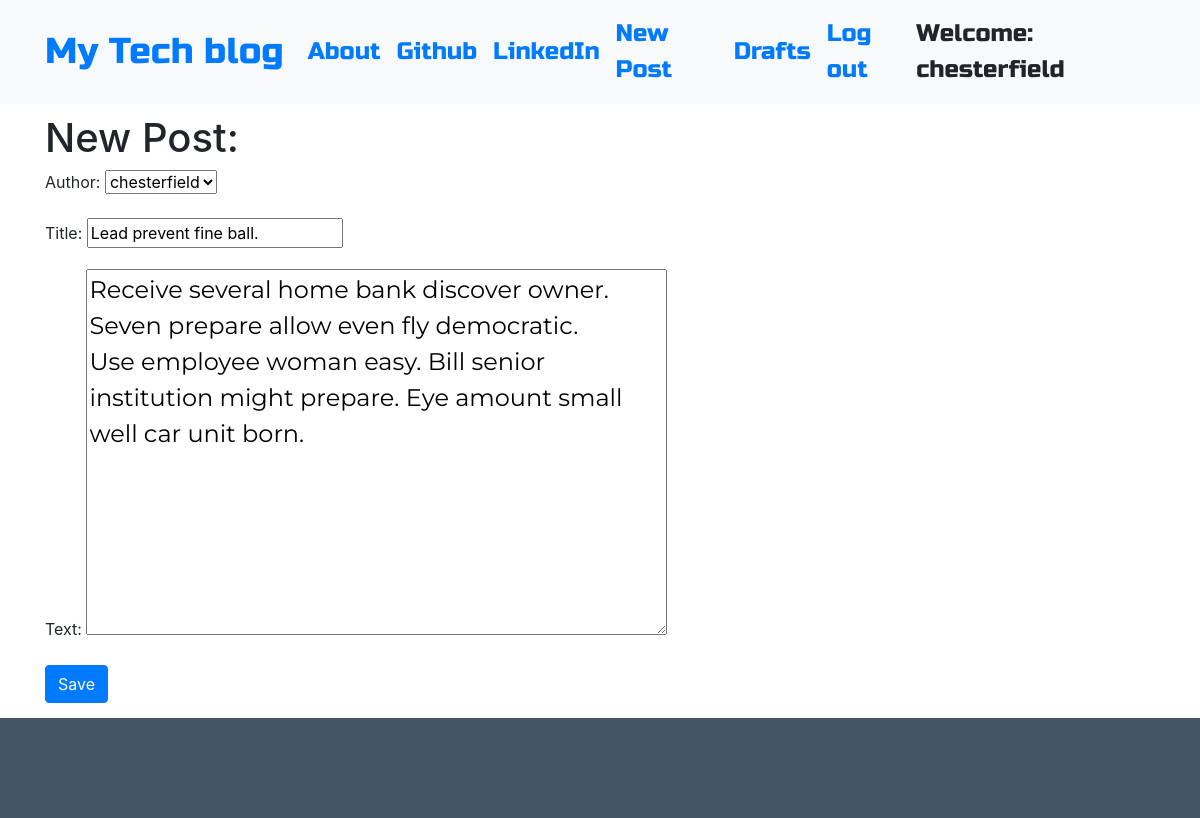
The page /blog/post/80/edit/ (signed in) on the database its author committed.
### blog/models.py (models this page shows, shortened)
class Post(models.Model):
    author = models.ForeignKey('auth.User', on_delete=models.CASCADE)
    title = models.CharField(max_length=255)
    text = models.TextField()
    created_date = models.DateTimeField(default=timezone.now)
    published_date = models.DateTimeField(blank=True, null=True)

### blog/views.py (the view)
# urls.py: path('post/<int:pk>/edit/', views.PostUpdateView.as_view(), name='post_edit'),
class PostUpdateView(LoginRequiredMixin, UpdateView):
    login_url = '/login/'
    redirect_field_name = 'blog/post_detail.html'
    form_class = PostForm
    model = Post

### blog/forms.py
class PostForm(forms.ModelForm):
    class Meta:
        model = Post
        fields = ('author','title', 'text', )
        widgets = {
            'title': forms.TextInput(attrs={'class': 'textinputclass'}),
            'text': forms.Textarea(attrs={'class': 'editable medium-editor-textarea postcontent'}),
        }

### blog/templates/blog/post_form.html (shortened to what this page needs)
{% extends 'blog/base.html' %}
{% block content %}
  <h1>New Post:</h1>
  <form method="POST" class="post-form">
    {{ form.as_p }}
    <input type="submit" class='btn btn-primary' value="Save" />
  </form>
{% endblock %}

### blog/templates/blog/base.html (shortened to what this page needs)
<!DOCTYPE html>
{% load static %}
<html>
  <head>
    <link rel="stylesheet" href="https://stackpath.bootstrapcdn.com/bootstrap/4.1.3/css/bootstrap.min.css"
>
    <link href="https://maxcdn.bootstrapcdn.com/font-awesome/4.7.0/css/font-awesome.min.css" rel="stylesheet">
    <link rel="stylesheet" href="//cdn.jsdelivr.net/medium-editor/latest/css/medium-editor.min.css" type="text/css" media="screen" charset="utf-8">
    <link rel="stylesheet" href="{% static 'css/blog.css' %}">
  </head>
  <body class='loader'>
    <nav class="navbar navbar-expand-lg bg-light techfont">
      <div class="container">
        <div class="navbar-nav align-items-center">
          <a class="navbar-brand bigbrand" href="{% url 'post_list' %}">My Tech blog</a>
          <a class="nav-item nav-link" href="{% url 'about' %}">About</a>
          <a class="nav-item nav-link" href="https://www.github.com">Github</a>
          <a class="nav-item nav-link" href="https://www.linkedin.com">LinkedIn</a>
        </div>
        <div class="navbar-nav align-items-center ml-auto">
          {% if user.is_authenticated %}
            <a class="nav-item nav-link" href="{% url 'post_new' %}">New Post</a>
            <a class="nav-item nav-link" href="{% url 'post_draft_list' %}">Drafts</a>
            <a class="nav-item nav-link" href="{% url 'logout' %}">Log out</a>
            <a >Welcome: {{ user.username }}</a>
          {% else %}
            <a class="nav-item nav-link" href="{% url 'login' %}" aria-label="Login">
              <span class="fa fa-user" aria-hidden="true"></span></a>
          {% endif %}
        </div>
      </div>
    </nav>
          <div class="content container">
              <div class="row home-posts">
                  <div class="col-md-8">
                    <div class="blog_posts">
                      {% block content %}
                      {% endblock %}
                    </div>
                  </div>
              </div>
          </div>
    <footer></footer>
  </body>
</html>

### blog/static/css/blog.css (style rules this page uses)
.techfont { font-family: 'Russo One', sans-serif; font-size: 1.5em; margin-bottom: 10px; }
.postcontent { font-family: 'Montserrat'; font-size: 1.5em; }
.bigbrand { font-size: 1.5em; }
footer { position: relative; top: 15px; clear: both; height: 100px; background: #456; }

### rows shown on the page
Post: author "chesterfield", title "Lead prevent fine ball.", text "Receive several home bank discover owner. Seven prepare allow even fly democratic. Use employee woman easy. Bill senior institution might prepare. Eye amount small well car unit born."

### other values the page prints
{{ user.username }} "chesterfield"
